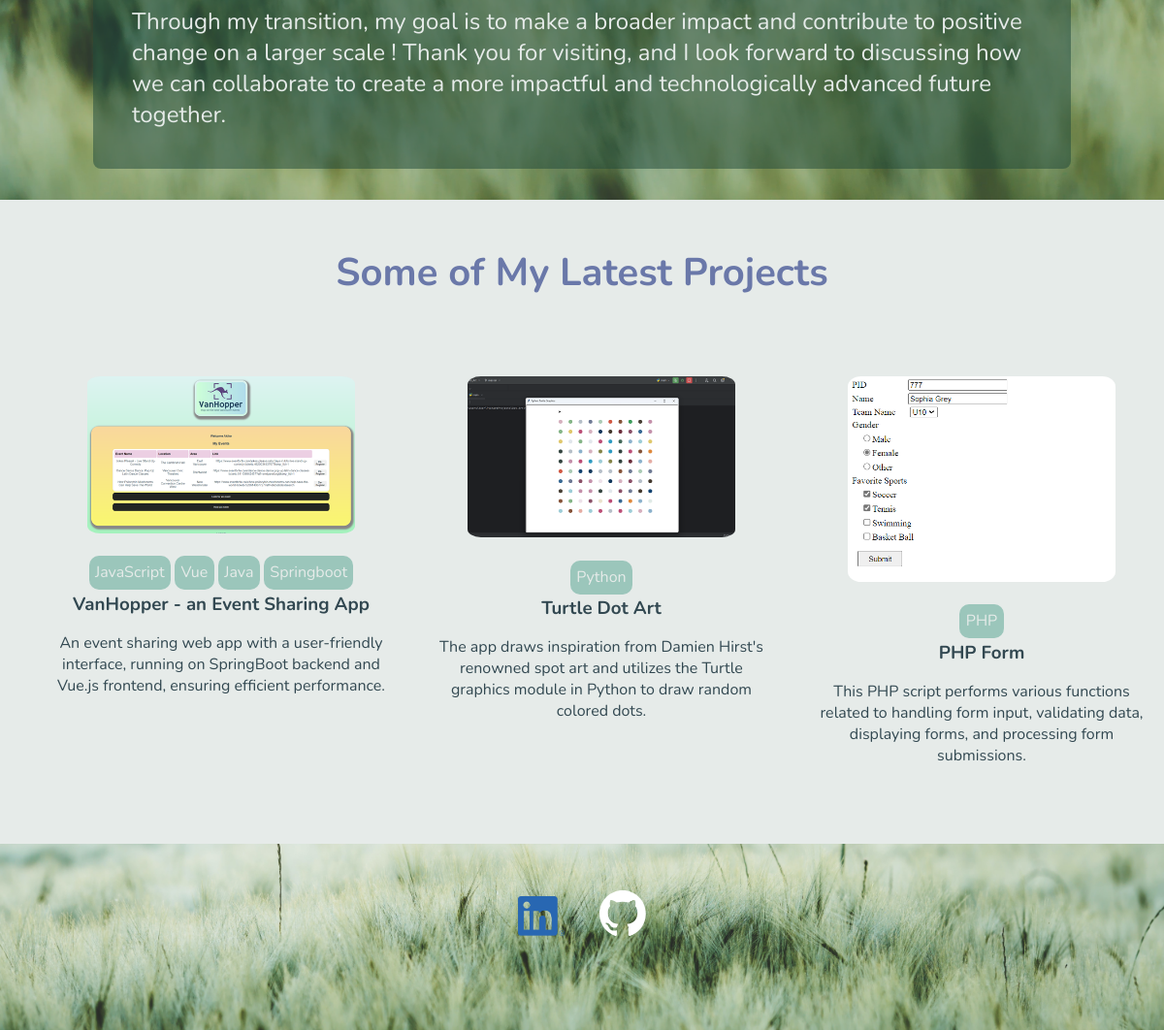
The app's page / (lower part), older data.
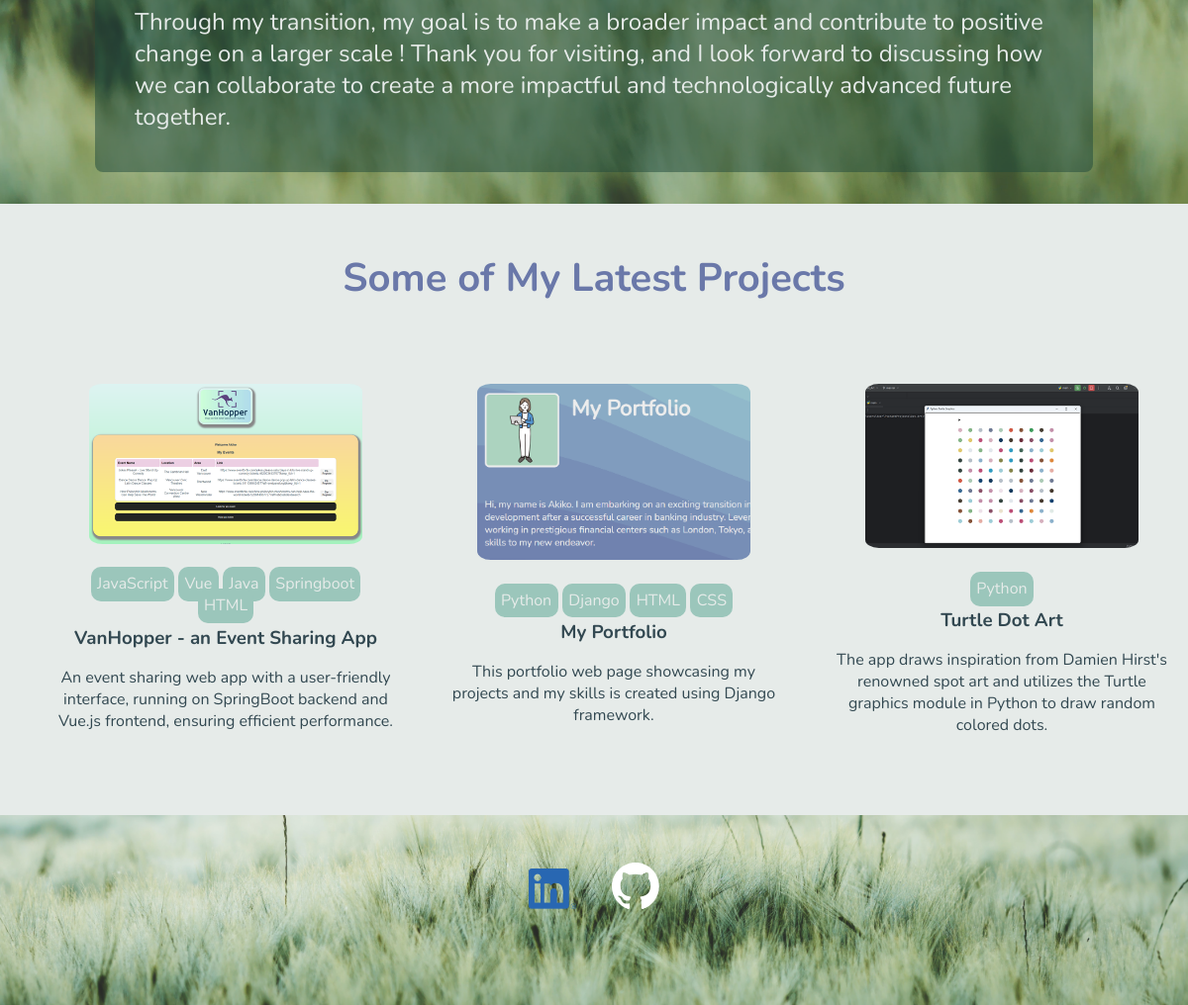
The same page, newer data.
### blog/models.py (models this page shows, shortened)
class Post(models.Model):
    title = models.CharField(max_length=100)
    excerpt = models.CharField(max_length=150)
    image = models.ImageField(upload_to='images', null=True)
    image1=models.ImageField(upload_to='images', null=True)
    image2=models.ImageField(upload_to='images', null=True)
    image3=models.ImageField(upload_to='images', null=True)
    link=models.CharField(max_length=100)
    date = models.DateField(auto_now=True)
    slug = models.SlugField(unique=True)  # db_index=True is set automatically
    content = models.TextField(validators=[MinLengthValidator(10)])
    author = models.ForeignKey(
        Author, on_delete=models.SET_NULL, null=True) # related_name="posts",
    tag = models.ManyToManyField(Tag)

class Tag(models.Model):
    caption = models.CharField(max_length=20)

### blog/views.py (the view)
# urls.py: path("", views.StartingView.as_view(), name="starting-page"),
class StartingView(ListView):
    template_name = "blog/index.html"
    model = Post
    ordering = ["-date", "-title"]
    def get_queryset(self):
        base_query = super().get_queryset()
        data = base_query[:3]
        return data

### blog/templates/blog/index.html (shortened to what this page needs)
{% extends "base.html" %}
{% load static%}
{% block css_files%}
    <link rel="stylesheet" href="{% static "blog/index.css" %}"/>
    <link rel="stylesheet" href="{% static "blog/post.css" %}"/>
{% endblock%}
{% block contents %}
    <section id="welcome">
            <div>
                <p>
                    Through my transition, my goal is to make a broader impact and contribute to positive change on a larger scale !
                    Thank you for visiting, and I look forward to discussing how we can collaborate to create a more impactful and
                    technologically advanced future together.
                </p>
            </div>
    </section>
    <section id="latest-posts">
        <h2>Some of My Latest Projects</h2>
        <ul>
            {% for p in object_list  %}
                {% include  "blog/includes/post.html" %}
            {% endfor %}
        </ul>
    </section>
    <section id="footer">
            <div>
                <a href='https://linkedin.com/in/akiko-koyama'><img id='logo' src="{% static 'blog/images/LI-In-Bug.png'%}"/></a>
                <a href='https://github.com/AKoy-22'><img id='logo' src="{% static 'blog/images/github-mark-white.svg'%}"/></a>
            </div>
    </section>
{%endblock%}

### blog/templates/blog/includes/post.html
{% load static%}
{% block css_files%}
    <link rel="stylesheet" href="{% static "blog/post.css" %}"/>
{% endblock%}
<li>
    <article class="post">
        <a href="{% url 'post-detail-page' slug=p.slug %}" >
            <div class="post__image">
                <img src="{{ p.image.url }}" alt="{{ p.title }}"/>
            </div>
            <div class="tech-tag">
            {% for t in p.tag.all %}
                <span >{{t.caption}}</span>
            {% endfor%}
            </div>
            <div class="post__content">
                <h3>{{p.title}} </h3>
                <p>
                    {{p.excerpt}}
                 </p>
            </div>
        </a>
    </article>
</li>

Row changes from the older to the newer data that the page shows:
no longer on this page (row unchanged): Post: image (picture), title "PHP Form", excerpt "This PHP script performs various functions related to handling form input, validating data, displaying forms, and processing form submissions."
no longer on this page (row unchanged): Tag: caption "PHP", shown under "PHP Form"
now on this page (row unchanged): Tag: caption "HTML"
now on this page (row edited): Post: image (picture), title "My Portfolio", excerpt "This portfolio web page showcasing my projects and my skills is created using Django framework.", Tag (caption "Python")
now on this page (row unchanged): Tag: caption "Django", shown under "My Portfolio"
added Tag: caption "CSS", shown under "My Portfolio"
